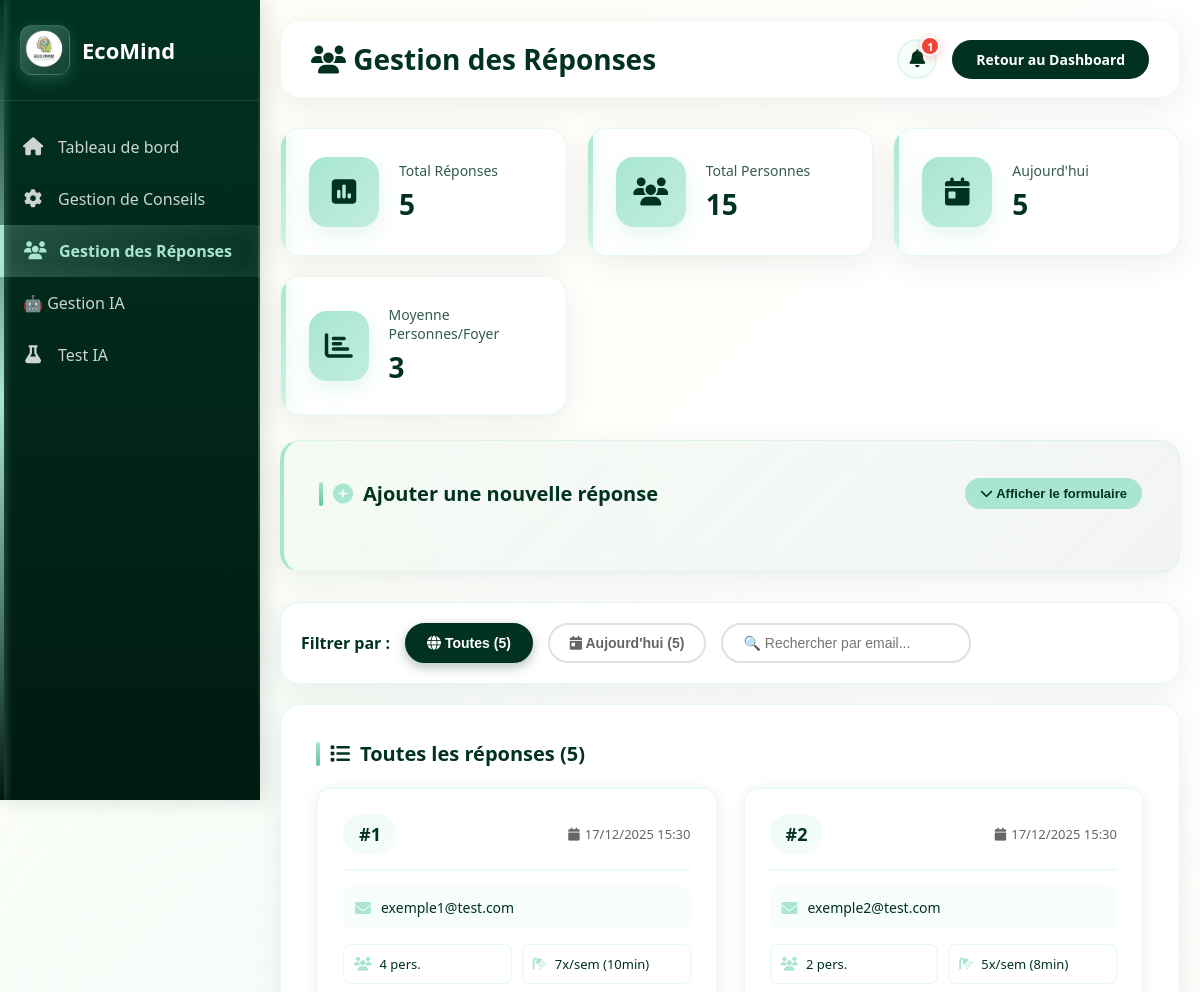
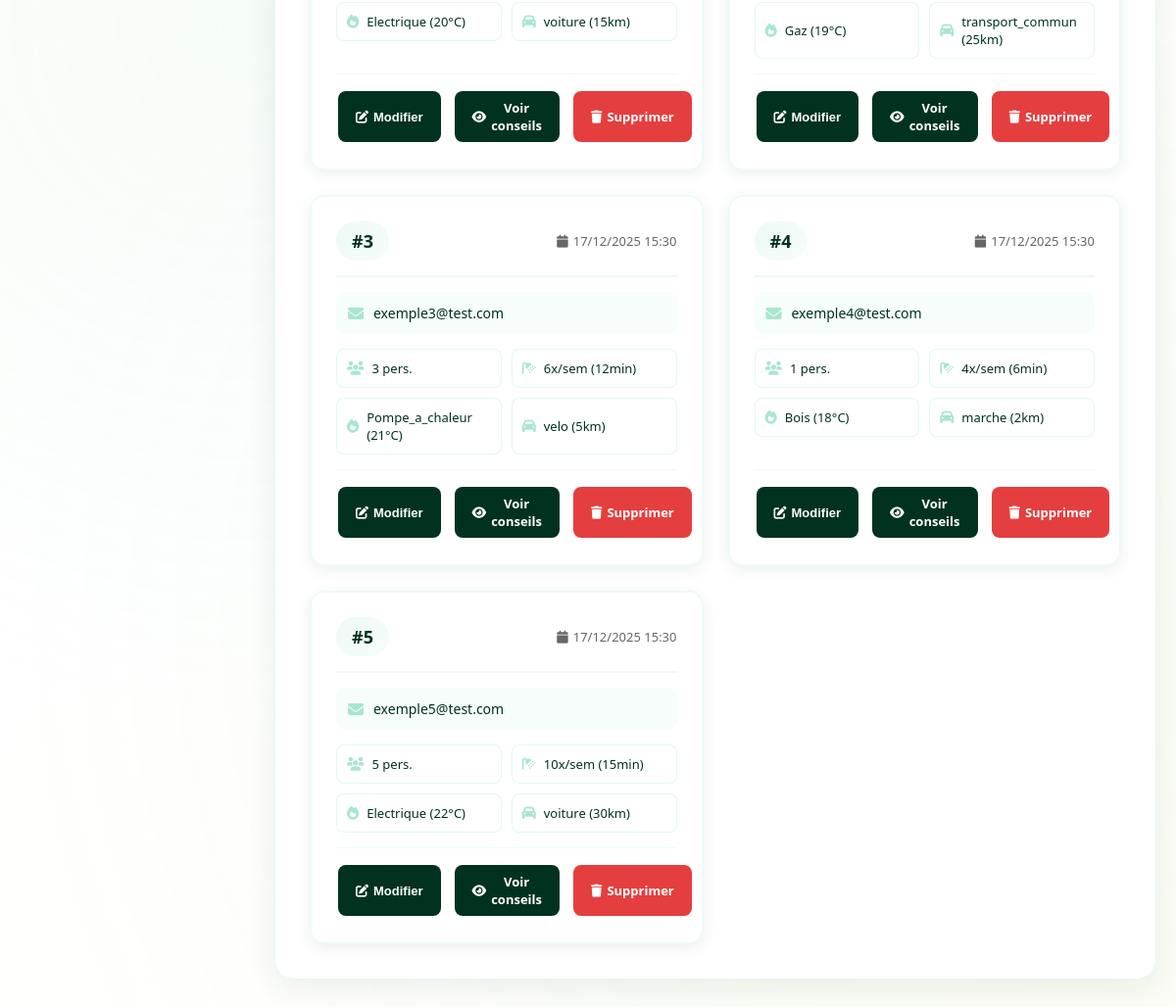
Screenshot of /view/backoffice/gestion_reponses.php (signed in) with the database file from the repository (2 pictures, top to bottom).
### tables this page shows
CREATE TABLE `reponse_formulaire` (
  `idformulaire` int(11) NOT NULL AUTO_INCREMENT,
  `email` varchar(255) NOT NULL,
  `nb_personnes` int(11) NOT NULL DEFAULT 1,
  `douche_freq` int(11) NOT NULL DEFAULT 7,
  `douche_duree` int(11) NOT NULL DEFAULT 10,
  `chauffage` varchar(50) NOT NULL DEFAULT 'electrique',
  `temp_hiver` int(11) NOT NULL DEFAULT 20,
  `transport_travail` varchar(255) NOT NULL DEFAULT 'voiture',
  `distance_travail` int(11) NOT NULL DEFAULT 0,
  `date_soumission` datetime NOT NULL DEFAULT CURRENT_TIMESTAMP,
  PRIMARY KEY (`idformulaire`),
  KEY `idx_email` (`email`),
  KEY `idx_date` (`date_soumission`)
);

### view/backoffice/gestion_reponses.php (the view, shortened to what this page needs)
<?php
require_once 'notifications.php';
$db = Config::getConnexion();
$totalReponses = $db->query("SELECT COUNT(*) FROM reponse_formulaire")->fetchColumn();
$aujourdhui = $db->query("SELECT COUNT(*) FROM reponse_formulaire WHERE DATE(date_soumission) = CURDATE()")->fetchColumn();
$totalPersonnes = $db->query("SELECT SUM(nb_personnes) FROM reponse_formulaire")->fetchColumn() ?: 0;
$moyennePersonnes = $totalReponses > 0 ? round($totalPersonnes / $totalReponses, 1) : 0;
$reponses = $db->query("SELECT * FROM reponse_formulaire ORDER BY date_soumission DESC")->fetchAll(PDO::FETCH_OBJ);
$notifications = genererNotificationsPage($db, 'reponses');
?>
<!DOCTYPE html>
<html lang="fr">
<head>
    <link href="https://cdnjs.cloudflare.com/ajax/libs/font-awesome/6.5.0/css/all.min.css" rel="stylesheet">
    <link rel="stylesheet" href="<?php echo dirname($_SERVER['SCRIPT_NAME']); ?>/backoffice.css?v=<?php echo time(); ?>">
</head>
<body>
<div class="dashboard-container">
    <div class="sidebar">
        <div class="sidebar-header">
            <div class="logo">
                <div class="logo-icon">
                    <img src="../frontoffice/assets/images/Screenshot_2025-11-16_152042-removebg-preview.png" alt="EcoMind Logo">
                </div>
                <span class="logo-text">EcoMind</span>
            </div>
        </div>
        <nav class="sidebar-nav">
            <a href="index.php" class="nav-item">
                <i class="fas fa-home"></i>
                <span>Tableau de bord</span>
            </a>
            <a href="gerer_conseils.php" class="nav-item">
                <i class="fas fa-cog"></i>
                <span>Gestion de Conseils</span>
            </a>
            <a href="gestion_reponses.php" class="nav-item active">
                <i class="fas fa-users"></i>
                <span>Gestion des Réponses</span>
            </a>
            <a href="gestion_ia.php" class="nav-item">
                <span>🤖 Gestion IA</span>
            </a>
            <a href="test_ia.php" class="nav-item">
                <i class="fas fa-flask"></i>
                <span>Test IA</span>
            </a>
        </nav>
    </div>
    <div class="main-content">
        <div class="top-header">
            <h1><i class="fas fa-users"></i> Gestion des Réponses</h1>
            <div style="display: flex; align-items: center; gap: 15px;">
                <?= renderNotificationBell($notifications) ?>
                <a href="index.php" class="logout-btn">Retour au Dashboard</a>
            </div>
        </div>
        <div class="stats-grid">
            <div class="stat-card">
                <div class="icon"><i class="fas fa-poll"></i></div>
                <div>
                    <p>Total Réponses</p>
                    <h3><?= $totalReponses ?></h3>
                </div>
            </div>
            <div class="stat-card">
                <div class="icon"><i class="fas fa-users"></i></div>
                <div>
                    <p>Total Personnes</p>
                    <h3><?= $totalPersonnes ?></h3>
                </div>
            </div>
            <div class="stat-card">
                <div class="icon"><i class="fas fa-calendar-day"></i></div>
                <div>
                    <p>Aujourd'hui</p>
                    <h3><?= $aujourdhui ?></h3>
                </div>
            </div>
            <div class="stat-card">
                <div class="icon"><i class="fas fa-chart-bar"></i></div>
                <div>
                    <p>Moyenne Personnes/Foyer</p>
                    <h3><?= $moyennePersonnes ?></h3>
                </div>
            </div>
        </div>
        <div class="section" style="background: linear-gradient(135deg, rgba(168, 230, 207, 0.1), rgba(1, 50, 32, 0.05)); border-left: 4px solid #A8E6CF; margin-bottom: 30px;">
            <div style="display: flex; justify-content: space-between; align-items: center; margin-bottom: 25px;">
                <h2 style="margin: 0; color: #013220;"><i class="fas fa-plus-circle" style="color: #A8E6CF;"></i> Ajouter une nouvelle réponse</h2>
                <button type="button" id="toggle-form-btn" class="btn" style="background: #A8E6CF; color: #013220; padding: 8px 15px; border-radius: 20px; border: none; cursor: pointer; font-weight: bold; transition: all 0.3s;">
                    <i class="fas fa-chevron-down"></i> Afficher le formulaire
                </button>
            </div>
        </div>
        <div class="section" style="padding: 20px; margin-bottom: 20px;">
            <div style="display: flex; gap: 15px; align-items: center; flex-wrap: wrap;">
                <label style="font-weight: 600; color: #013220;">Filtrer par :</label>
                <button class="filter-btn-reponse active" data-filter-reponse="all">
                    <i class="fas fa-globe"></i> Toutes (<?= count($reponses) ?>)
                </button>
                <button class="filter-btn-reponse" data-filter-reponse="today">
                    <i class="fas fa-calendar-day"></i> Aujourd'hui (<?= $aujourdhui ?>)
                </button>
                <input type="text" id="search-reponse" placeholder="🔍 Rechercher par email..." style="padding: 10px 20px; border: 2px solid #e0e0e0; border-radius: 50px; font-size: 14px; min-width: 250px;">
            </div>
        </div>
        <?php if ($reponses): ?>
        <div class="section">
            <h2><i class="fas fa-list"></i> Toutes les réponses (<?= count($reponses) ?>)</h2>
            <div class="reponses-grid">
                <?php foreach ($reponses as $r): ?>
                <div class="reponse-card" data-date="<?= date('Y-m-d', strtotime($r->date_soumission)) ?>" data-email="<?= strtolower(htmlspecialchars($r->email ?? '')) ?>">
                    <div class="reponse-header">
                        <span class="reponse-id">#<?= $r->idformulaire ?></span>
                        <span class="reponse-date">
                            <i class="fas fa-calendar"></i> <?= date('d/m/Y H:i', strtotime($r->date_soumission)) ?>
                        </span>
                    </div>
                    <div class="reponse-body">
                        <div class="reponse-info">
                            <i class="fas fa-envelope"></i>
                            <span><?= htmlspecialchars($r->email ?? 'Non renseigné') ?></span>
                        </div>
                        <div class="reponse-stats">
                            <div class="reponse-stat-item">
                                <i class="fas fa-users"></i>
                                <span><?= $r->nb_personnes ?> pers.</span>
                            </div>
                            <div class="reponse-stat-item">
                                <i class="fas fa-shower"></i>
                                <span><?= $r->douche_freq ?>x/sem (<?= $r->douche_duree ?? 10 ?>min)</span>
                            </div>
                            <div class="reponse-stat-item">
                                <i class="fas fa-fire"></i>
                                <span><?= ucfirst($r->chauffage ?? '—') ?> (<?= $r->temp_hiver ?? 20 ?>°C)</span>
                            </div>
                            <div class="reponse-stat-item">
                                <i class="fas fa-car"></i>
                                <span><?= htmlspecialchars($r->transport_travail ?? '—') ?> (<?= $r->distance_travail ?? 0 ?>km)</span>
                            </div>
                        </div>
                    </div>
                    <div class="reponse-actions">
                        <button class="btn btn-info" onclick="openEditReponseModal(<?= $r->idformulaire ?>, '<?= htmlspecialchars($r->email ?? '', ENT_QUOTES) ?>', <?= $r->nb_personnes ?>, <?= $r->douche_freq ?>, <?= $r->douche_duree ?? 10 ?>, '<?= htmlspecialchars($r->chauffage ?? '', ENT_QUOTES) ?>', <?= $r->temp_hiver ?? 20 ?>, '<?= htmlspecialchars($r->transport_travail ?? '', ENT_QUOTES) ?>', <?= $r->distance_travail ?? 0 ?>)">
                            <i class="fas fa-edit"></i> Modifier
                        </button>
                        <a href="voir_conseil.php?id=<?= $r->idformulaire ?>" class="btn btn-info">
                            <i class="fas fa-eye"></i> Voir conseils
                        </a>
                        <a href="?delete=<?= $r->idformulaire ?>" class="btn btn-danger" onclick="return confirm('Supprimer cette réponse ?')">
                            <i class="fas fa-trash"></i> Supprimer
                        </a>
                    </div>
                </div>
                <?php endforeach; ?>
            </div>
        </div>
        <?php endif; ?>
    </div>
</div>
</body>
</html>

### rows the page displays
reponse_formulaire: idformulaire "1", date_soumission "17/12/2025 15:30", email "exemple1@test.com", nb_personnes "4", douche_freq "7", douche_duree "10", chauffage "Electrique", temp_hiver "20", transport_travail "voiture", distance_travail "15"
reponse_formulaire: idformulaire "2", date_soumission "17/12/2025 15:30", email "exemple2@test.com", nb_personnes "2", douche_freq "5", douche_duree "8", chauffage "Gaz", temp_hiver "19", transport_travail "transport_commun", distance_travail "25"
reponse_formulaire: idformulaire "3", date_soumission "17/12/2025 15:30", email "exemple3@test.com", nb_personnes "3", douche_freq "6", douche_duree "12", chauffage "Pompe_a_chaleur", temp_hiver "21", transport_travail "velo", distance_travail "5"
reponse_formulaire: idformulaire "4", date_soumission "17/12/2025 15:30", email "exemple4@test.com", nb_personnes "1", douche_freq "4", douche_duree "6", chauffage "Bois", temp_hiver "18", transport_travail "marche", distance_travail "2"
reponse_formulaire: idformulaire "5", date_soumission "17/12/2025 15:30", email "exemple5@test.com", nb_personnes "5", douche_freq "10", douche_duree "15", chauffage "Electrique", temp_hiver "22", transport_travail "voiture", distance_travail "30"

### other values shown
$notificationsNonLues "1"
$totalReponses "5"
$totalPersonnes "15"
$aujourdhui "5"
$moyennePersonnes "3"
count($reponses) "5"
